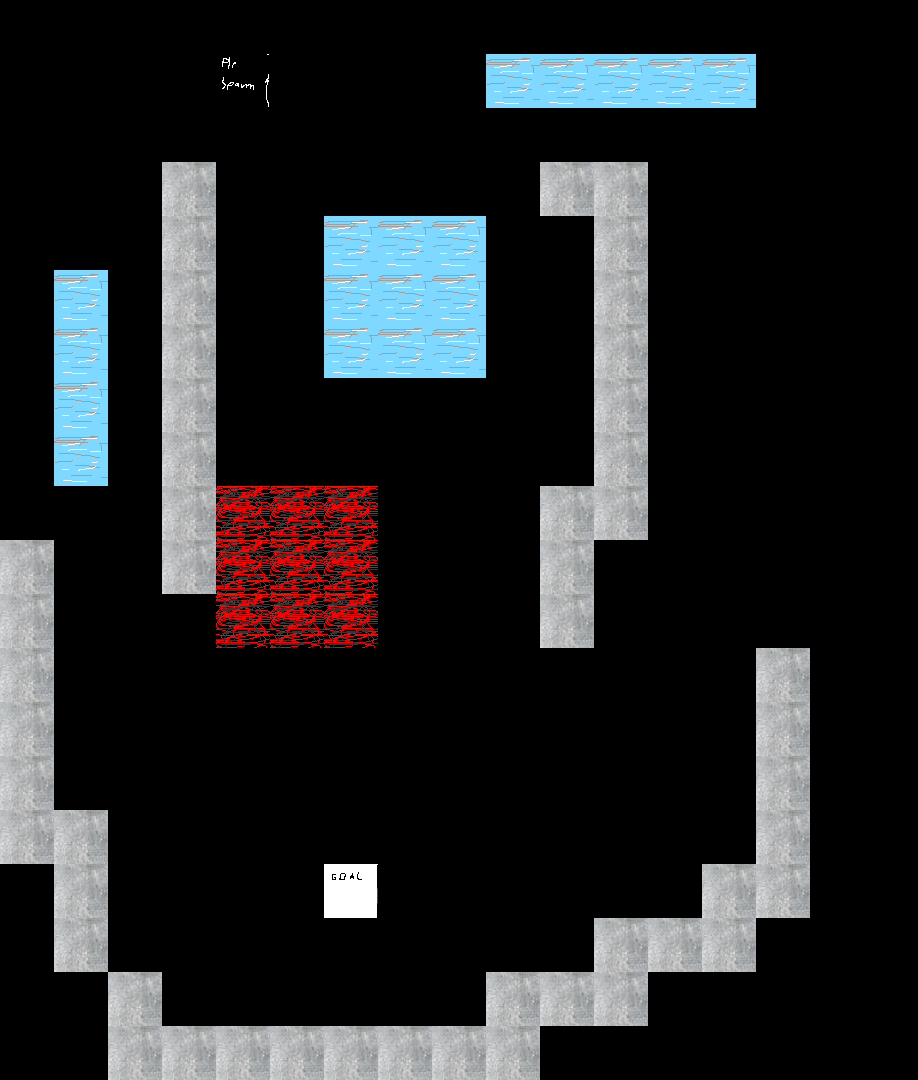

Below is a game level as drawn by its tile map, then a one-line description and the .tmx that defines it (tile-layer data replaced by summaries):
An orthogonal 17x20 tile map with 54x54 px tiles, 1 tile layer (Tile Layer 1), 1 hidden layer not drawn.

<map version="1.9" tiledversion="1.9.0" orientation="orthogonal" renderorder="right-down" width="17" height="20" tilewidth="54" tileheight="54" infinite="0" nextlayerid="5" nextobjectid="5">
 <tileset firstgid="1" source="temp2.tsx" />
 <layer id="1" name="Tile Layer 1" width="17" height="20">
  <data>[340 cells, 78 non-empty, 5 distinct tile ids]</data>
 </layer>
 <layer id="4" name="Tile Layer 2" width="17" height="20" visible="0">
  <data>[340 cells, 7 non-empty, 1 distinct tile ids]</data>
 </layer>
</map>
